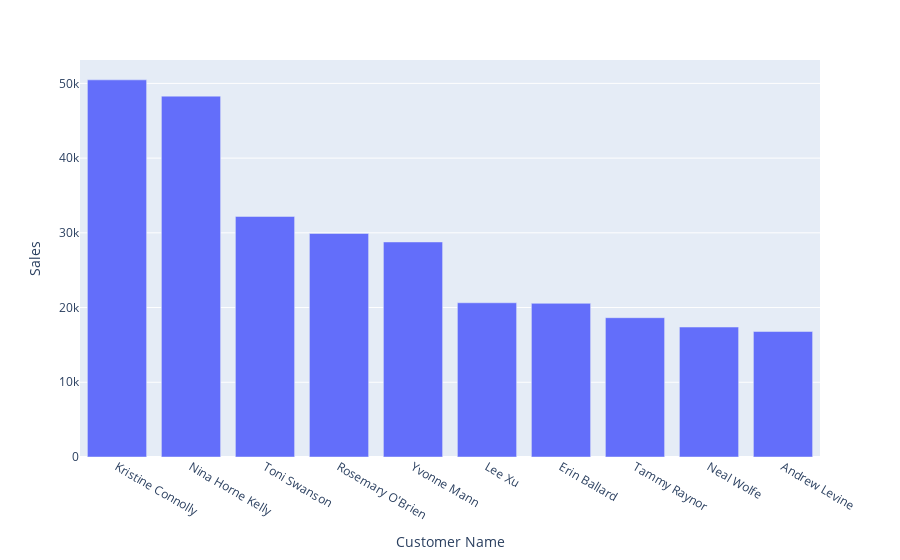

The notebook cell this image was saved under:
### Code cell
customer_sales = order_df.groupby("Customer Name")["Sales"].sum().reset_index().nlargest(10,"Sales")
fig = px.bar(customer_sales, x="Customer Name", y="Sales")
fig.show()

### Figure 1 — Plotly figure (JSON) as saved in the notebook; plotly's stock layout.template omitted (floating-point values rounded to 4 significant figures)
{"data": [{"alignmentgroup": "True", "hovertemplate": "Customer Name=%{x}<br>Sales=%{y}<extra></extra>", "legendgroup": "", "marker": {"color": "#636efa", "pattern": {"shape": ""}}, "name": "", "offsetgroup": "", "orientation": "v", "showlegend": false, "textposition": "auto", "type": "bar", "x": ["Kristine Connolly", "Nina Horne Kelly", "Toni Swanson", "Rosemary O'Brien", "Yvonne Mann", "Lee Xu", "Erin Ballard", "Tammy Raynor", "Neal Wolfe", "Andrew Levine"], "xaxis": "x", "y": [50480.0, 48300.0, 32190.0, 29920.0, 28780.0, 20640.0, 20570.0, 18640.0, 17390.0, 16790.0], "yaxis": "y"}], "layout": {"barmode": "relative", "legend": {"tracegroupgap": 0}, "margin": {"t": 60}, "xaxis": {"anchor": "y", "domain": [0, 1], "title": {"text": "Customer Name"}}, "yaxis": {"anchor": "x", "domain": [0, 1], "title": {"text": "Sales"}}}}
